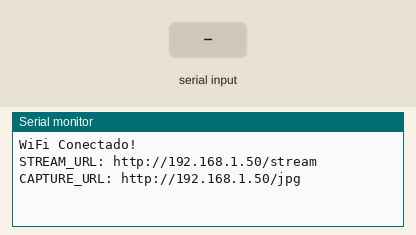
Bench run of a sketch on a simulated ESP32. Shown: the last lines printed to the serial monitor. Inputs (shaded band) come from the test bench. WiFi joins after 1.5 s; servers stay silent unless stated; the camera gives no picture.

Above: at 3.1 s.
3.2 s: "1\n" received over Serial
At 3.7 s:
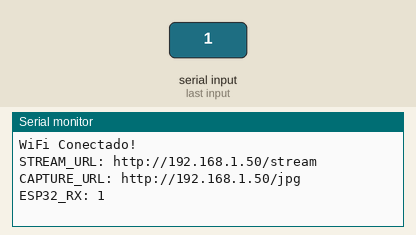
4.7 s: "0\n" received over Serial
At 5.9 s:
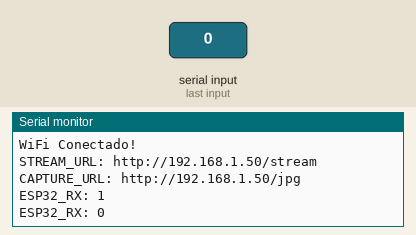
6.2 s: "2\n" received over Serial
At 7.2 s:
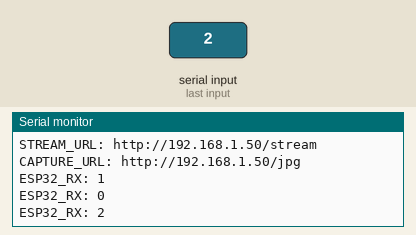

Measured:
- after the input at 3.2 s, the serial monitor: prints a new line at once (image 1)
- after the input at 4.7 s, the serial monitor: prints a new line at once (image 2)
- after the input at 6.2 s, the serial monitor: prints a new line at once (image 3)

The sketch:

esp32cam-stream.ino
```cpp
#include "esp_camera.h"
#include <WiFi.h>
#include "esp_http_server.h"

// Pines oficiales del modelo AI-THINKER ESP32-CAM
#define PWDN_GPIO_NUM     32
#define RESET_GPIO_NUM    -1
#define XCLK_GPIO_NUM      0
#define SIOD_GPIO_NUM     26
#define SIOC_GPIO_NUM     27
#define Y9_GPIO_NUM       35
#define Y8_GPIO_NUM       34
#define Y7_GPIO_NUM       39
#define Y6_GPIO_NUM       36
#define Y5_GPIO_NUM       21
#define Y4_GPIO_NUM       19
#define Y3_GPIO_NUM       18
#define Y2_GPIO_NUM        5
#define VSYNC_GPIO_NUM    25
#define HREF_GPIO_NUM     23
#define PCLK_GPIO_NUM     22

// Credenciales fijas de red
const char* ssid = "WiFi.Olivera";
const char* password = "LopezOlivera123";

#define PART_BOUNDARY "123456789000000000000987654321"
static const char* _STREAM_CONTENT_TYPE = "multipart/x-mixed-replace;boundary=" PART_BOUNDARY;
static const char* _STREAM_BOUNDARY = "\r\n--" PART_BOUNDARY "\r\n";
static const char* _STREAM_PART = "Content-Type: image/jpeg\r\nContent-Length: %u\r\n\r\n";

httpd_handle_t stream_httpd = NULL;

// 1. Manejador para streaming continuo MJPEG (/stream)
static esp_err_t stream_handler(httpd_req_t *req) {
  camera_fb_t * fb = NULL;
  esp_err_t res = ESP_OK;
  size_t _jpg_buf_len = 0;
  uint8_t * _jpg_buf = NULL;
  char part_buf[64];

  res = httpd_resp_set_type(req, _STREAM_CONTENT_TYPE);
  if(res != ESP_OK) return res;

  httpd_resp_set_hdr(req, "Access-Control-Allow-Origin", "*");

  while(true) {
    fb = esp_camera_fb_get();
    if (!fb) {
      res = ESP_FAIL;
    } else {
      _jpg_buf_len = fb->len;
      _jpg_buf = fb->buf;
    }
    if(res == ESP_OK) {
      size_t hlen = snprintf(part_buf, 64, _STREAM_PART, _jpg_buf_len);
      res = httpd_resp_send_chunk(req, part_buf, hlen);
    }
    if(res == ESP_OK) {
      res = httpd_resp_send_chunk(req, (const char *)_jpg_buf, _jpg_buf_len);
    }
    if(res == ESP_OK) {
      res = httpd_resp_send_chunk(req, _STREAM_BOUNDARY, strlen(_STREAM_BOUNDARY));
    }
    if(fb) {
      esp_camera_fb_return(fb);
      fb = NULL;
      _jpg_buf = NULL;
    } else if(res != ESP_OK) {
      break;
    }
  }
  return res;
}

// 2. Manejador instantáneo para MATLAB sin dependencias (/jpg)
static esp_err_t capture_handler(httpd_req_t *req) {
  camera_fb_t * fb = esp_camera_fb_get();
  if (!fb) {
    httpd_resp_send_500(req);
    return ESP_FAIL;
  }
  httpd_resp_set_type(req, "image/jpeg");
  httpd_resp_set_hdr(req, "Content-Disposition", "inline; filename=capture.jpg");
  httpd_resp_set_hdr(req, "Access-Control-Allow-Origin", "*");
  esp_err_t res = httpd_resp_send(req, (const char *)fb->buf, fb->len);
  esp_camera_fb_return(fb);
  return res;
}

void startCameraServer() {
  httpd_config_t config = HTTPD_DEFAULT_CONFIG();
  config.server_port = 80;
  config.ctrl_port = 32768;

  httpd_uri_t stream_uri = {
    .uri       = "/stream",
    .method    = HTTP_GET,
    .handler   = stream_handler,
    .user_ctx  = NULL
  };

  httpd_uri_t capture_uri = {
    .uri       = "/jpg",
    .method    = HTTP_GET,
    .handler   = capture_handler,
    .user_ctx  = NULL
  };

  if (httpd_start(&stream_httpd, &config) == ESP_OK) {
    httpd_register_uri_handler(stream_httpd, &stream_uri);
    httpd_register_uri_handler(stream_httpd, &capture_uri);
  }
}

void setup() {
  Serial.begin(115200);
  Serial.setRxBufferSize(256);

  camera_config_t config;
  config.ledc_channel = LEDC_CHANNEL_0;
  config.ledc_timer = LEDC_TIMER_0;
  config.pin_d0 = Y2_GPIO_NUM;
  config.pin_d1 = Y3_GPIO_NUM;
  config.pin_d2 = Y4_GPIO_NUM;
  config.pin_d3 = Y5_GPIO_NUM;
  config.pin_d4 = Y6_GPIO_NUM;
  config.pin_d5 = Y7_GPIO_NUM;
  config.pin_d6 = Y8_GPIO_NUM;
  config.pin_d7 = Y9_GPIO_NUM;
  config.pin_xclk = XCLK_GPIO_NUM;
  config.pin_pclk = PCLK_GPIO_NUM;
  config.pin_vsync = VSYNC_GPIO_NUM;
  config.pin_href = HREF_GPIO_NUM;
  config.pin_sccb_sda = SIOD_GPIO_NUM;
  config.pin_sccb_scl = SIOC_GPIO_NUM;
  config.pin_pwdn = PWDN_GPIO_NUM;
  config.pin_reset = RESET_GPIO_NUM;
  config.xclk_freq_hz = 20000000;
  config.pixel_format = PIXFORMAT_JPEG;

  if(psramFound()){
    config.frame_size = FRAMESIZE_QVGA;
    config.jpeg_quality = 12;
    config.fb_count = 2;
    config.grab_mode = CAMERA_GRAB_LATEST;
  } else {
    config.frame_size = FRAMESIZE_QVGA;
    config.jpeg_quality = 14;
    config.fb_count = 1;
  }

  esp_err_t err = esp_camera_init(&config);
  if (err != ESP_OK) {
    Serial.printf("Error al iniciar camara: 0x%x\n", err);
    return;
  }

  sensor_t * s = esp_camera_sensor_get();
  s->set_vflip(s, 1);

  WiFi.begin(ssid, password);
  while (WiFi.status() != WL_CONNECTED) {
    delay(400);
  }

  startCameraServer();
  Serial.println("\nWiFi Conectado!");
  Serial.print("STREAM_URL: http://");
  Serial.print(WiFi.localIP());
  Serial.println("/stream");
  Serial.print("CAPTURE_URL: http://");
  Serial.print(WiFi.localIP());
  Serial.println("/jpg");
}

void loop() {
  if (Serial.available() > 0) {
    String cmd = Serial.readStringUntil('\n');
    cmd.trim();
    if (cmd.length() > 0) {
      Serial.print("ESP32_RX: ");
      Serial.println(cmd);
    }
  }
  delay(1);
}
```
